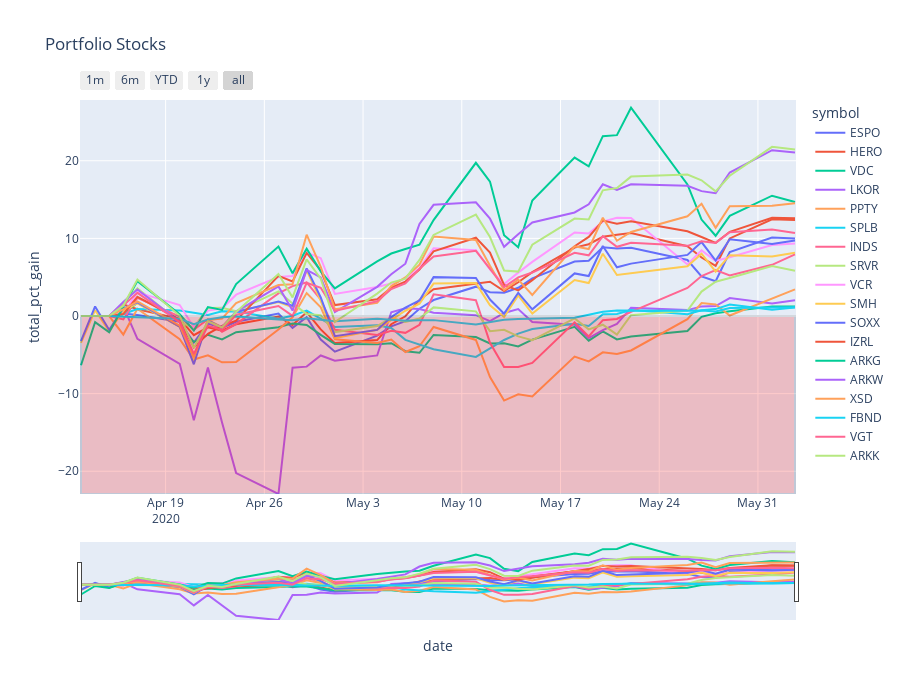

Notebook code cell kept with this figure:
### Code cell
min_value = portfolio_stock_stats_combined['total_pct_gain'].min()
max_value = portfolio_stock_stats_combined['total_pct_gain'].max()

fig = px.line(portfolio_stock_stats_combined, 
              x='date', y="total_pct_gain", 
              color="symbol",
              hover_name="symbol", 
              hover_data=['invested_amount', 'market_value', 'unrealized_gain', 
                          'unrealized_pct_gain', 'realized_gain', 'realized_pct_gain', 
                          'total_gain', 'total_pct_gain', 'open', 'close', 'high', 
                          'low', 'volume', 'quantity', 'average_cost', 'company_name'],
              range_y=[min_value, max_value+1],
              height=700,
              title='Portfolio Stocks',)
fig.update_xaxes(
    rangeslider_visible=True,
    rangeselector=dict(
        buttons=list([
            dict(count=1, label="1m", step="month", stepmode="backward"),
            dict(count=6, label="6m", step="month", stepmode="backward"),
            dict(count=1, label="YTD", step="year", stepmode="todate"),
            dict(count=1, label="1y", step="year", stepmode="backward"),
            dict(step="all")
        ])
    )
)
fig.add_shape(
        # Rectangle reference to the axes
            type="rect",
            xref="x",
            yref="y",
            x0=first_date,
            y0=min_value,
            x1=last_date,
            y1=0,
            opacity=0.2,
            fillcolor="Red",
        )
fig.write_image("images/portfolio_stocks.pdf")
fig.show()
